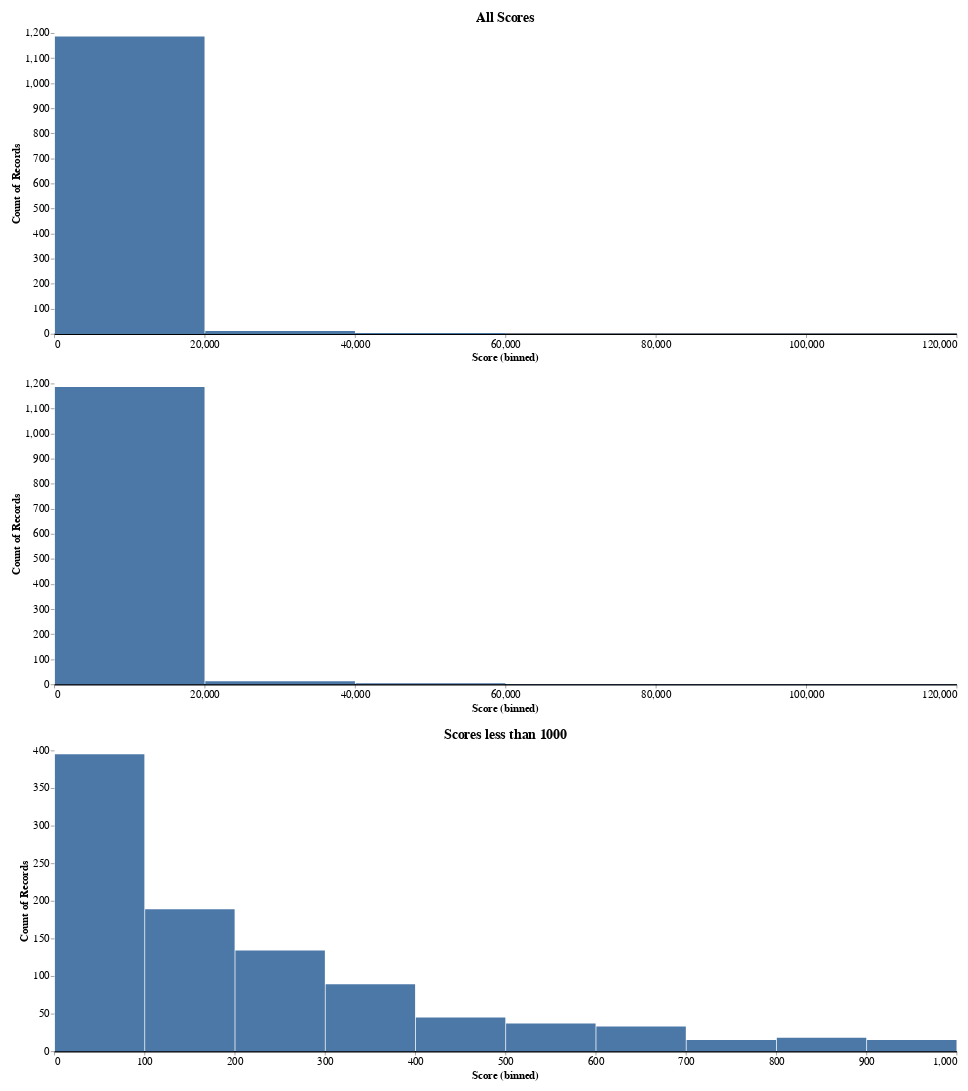

The cell this chart's notebook holds for it:
### Markdown cell above
### Histogram for Total Votes

### Code cell
post_scores = post_votes_df[["UpvoteCount", "DownvoteCount"]].dropna()
post_scores.loc[:, "Score"] = post_scores["UpvoteCount"] - post_scores["DownvoteCount"]


brush = alt.selection_interval(encodings=['x'])
# Create a histogram for the net votes
chart_post_scores_1 = alt.Chart(post_scores).mark_bar().encode(
    x=alt.X("Score:Q").bin(alt.Bin(extent=[post_scores["Score"].min(), post_scores["Score"].max()])),
    y=alt.Y("count()"),
    tooltip=["count()"],  # Show the count when hovering over the bar
).properties(
    width=1200,
    height=400,
    title="All Scores",
).add_params(
    brush
)

chart_post_scores_2 = alt.Chart(post_scores).mark_bar().encode(
    x=alt.X("Score:Q").bin(alt.Bin(maxbins=7)),
    y=alt.Y("count()"),
    tooltip=["count()"],  # Show the count when hovering over the bar
).properties(
    width=1200,
    height=400,
).transform_filter(
    brush
)

chart_post_scores_3 = alt.Chart(post_scores).mark_bar().encode(
    x=alt.X("Score:Q").bin(alt.Bin(extent=[post_scores["Score"].min(), 1000])),
    y=alt.Y("count()"),
    tooltip=["count()"],  # Show the count when hovering over the bar
).properties(
    width=1200,
    height=400,
    title="Scores less than 1000",
)

chart_post_scores_1.save("figures/post_votes/altair_post_scores_1.html")
chart_post_scores_1.save("figures/post_votes/altair_post_scores_1.png")
chart_post_scores_3.save("figures/post_votes/altair_post_scores_3.html")
chart_post_scores_3.save("figures/post_votes/altair_post_scores_3.png")

chart_post_scores = alt.vconcat(chart_post_scores_1, chart_post_scores_2, chart_post_scores_3).configure(
    padding={"left": 15, "right": 15, "top": 15, "bottom": 15},
    title={"fontSize": 18},
).configure_view(
    stroke=None,
).configure_axisX(
    labelFontSize=14,
    titleFontSize=14,
    grid=False,  # Remove the grid
    domainWidth=2,  # Set the width of the axis line
    domainColor="#000"  # Set the color of the axis line
).configure_axisY(
    labelFontSize=14,
    titleFontSize=14,
    grid=False,  # Remove the grid
    domain=False,  # Remove the axis line
)
chart_post_scores

### Figure 1 — Vega-Lite specification as saved in the notebook (floating-point values rounded to 4 significant figures; data arrays with more than 128 entries replaced by an {"elided": "..."} marker saying what was removed)
{"config": {"view": {"continuousWidth": 300, "continuousHeight": 300, "stroke": null}, "axisX": {"domainColor": "#000", "domainWidth": 2, "grid": false, "labelFontSize": 14, "titleFontSize": 14}, "axisY": {"domain": false, "grid": false, "labelFontSize": 14, "titleFontSize": 14}, "padding": {"left": 15, "right": 15, "top": 15, "bottom": 15}, "title": {"fontSize": 18}}, "vconcat": [{"mark": {"type": "bar"}, "encoding": {"tooltip": [{"aggregate": "count", "type": "quantitative"}], "x": {"bin": {"extent": [0.0, 101600.0]}, "field": "Score", "type": "quantitative"}, "y": {"aggregate": "count", "type": "quantitative"}}, "height": 400, "name": "view_1", "title": "All Scores", "width": 1200}, {"mark": {"type": "bar"}, "encoding": {"tooltip": [{"aggregate": "count", "type": "quantitative"}], "x": {"bin": {"maxbins": 7}, "field": "Score", "type": "quantitative"}, "y": {"aggregate": "count", "type": "quantitative"}}, "height": 400, "transform": [{"filter": {"param": "param_1"}}], "width": 1200}, {"mark": {"type": "bar"}, "encoding": {"tooltip": [{"aggregate": "count", "type": "quantitative"}], "x": {"bin": {"extent": [0.0, 1000]}, "field": "Score", "type": "quantitative"}, "y": {"aggregate": "count", "type": "quantitative"}}, "height": 400, "title": "Scores less than 1000", "width": 1200}], "data": {"name": "data-c76a1dac1762c2c0a3bbc784b8de4824"}, "params": [{"name": "param_1", "select": {"type": "interval", "encodings": ["x"]}, "views": ["view_1"]}], "$schema": "https://vega.github.io/schema/vega-lite/v5.15.1.json", "datasets": {"data-c76a1dac1762c2c0a3bbc784b8de4824": {"elided": "1205 records"}}}
